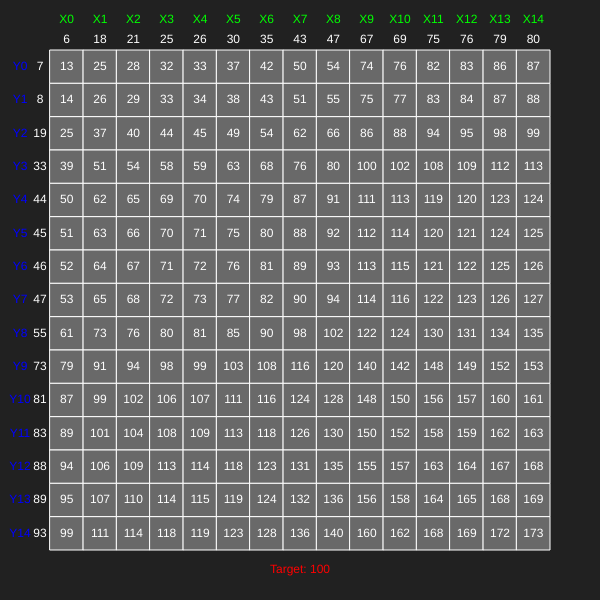
Frame 1 (no input)
Frame 60 (no input): identical to frame 1, image omitted
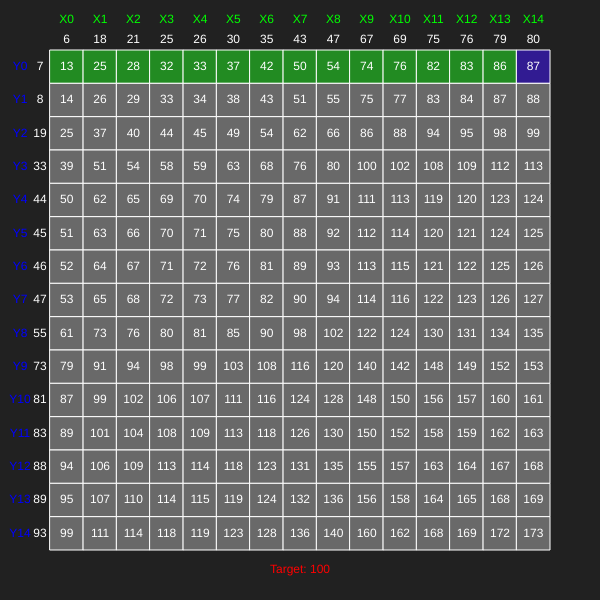
Frame 120 (the mouse pressed at the canvas centre since frame 60)

The p5.js sketch that drew these frames (run headless with seeded random() and noise() and a simulated clock; from frame 60 on, the mouse is pressed at the canvas centre):

// p5.js sketch
// ── sketch.js
function Cell(x, y, width, height, value) {
  this.x = x;
  this.y = y;
  this.width = width;
  this.height = height;
  this.value = value;

  this.state = -1;

  this.setState = (state) => this.state = state;

  this.draw = () => {
    stroke('#FFF');
    switch (this.state) {
      case 0:
        fill('#8b0000');
        break;
      case 1:
        fill('#03a9f4');
        break;
      case 2:
        fill('#228b22');
        break;
      case 3:
        fill('#311b92');
        break;
      case 4:
        fill('#ffc400');
        break;
      default:
        fill('#696969');
        break;
    }
    rect(this.x, this.y, this.width, this.height);
    textAlign(CENTER, CENTER);
    noStroke();
    fill('white');
    text(this.value, this.x + this.width / 2, this.y + this.height / 2);
  };
}

function Matrix(target) {
  this.offX = 50;
  this.offY = 50;
  this.width = 500;
  this.height = 500;

  this.x = new Array(int(random(5, 20)))
  .fill(0)
  .map(() => int(random(1, 100)));
  this.y = new Array(int(random(5, 20)))
  .fill(0)
  .map(() => int(random(1, 100)));

  this.orderArrays = () => {
    this.x.sort((a, b) => a - b);
    this.y.sort((a, b) => a - b);
  };

  this.spacingX = this.width / this.x.length;
  this.spacingY = this.height / this.y.length;

  this.cells = [];

  this.fillCells = () => {
    this.cells = [];
    this.y.forEach((yVal, yIdx) => {
      const y = yIdx * this.spacingY;
      const row = [];
      this.x.forEach((xVal, xIdx) => {
        const x = xIdx * this.spacingX;
        row.push(new Cell(x, y, this.spacingX, this.spacingY, xVal + yVal));
      });
      this.cells.push(row);
    });
  }

  this.fillCells();

  this.draw = () => {
    translate(this.offX, this.offY);
    this.cells.forEach(row => row.forEach(c => c.draw()));
    textAlign(CENTER, CENTER);
    this.x.forEach((num, idx) => {
      const x = idx * this.spacingX;
      fill(0, 255, 0);
      noStroke();
      text('X' + idx, x + this.spacingX / 2, - 30);
      fill(255);
      text(num, x + this.spacingX / 2, - 10);
    });
    this.y.forEach((num, idx) => {
      const y = idx * this.spacingY;
      fill(0, 0, 255);
      noStroke();
      text('Y' + idx, - 30, y + this.spacingY / 2);
      fill(255);
      text(num, - 10, y + this.spacingY / 2);
    });
    fill(255, 0, 0);
    text('Target: ' + target, this.width / 2, this.height + 20);
  }
}

function Solution(targVal, xIdx, yIdx) {
  this.xIndex = xIdx;
  this.yIndex = yIdx;
  this.res;
  this.target = targVal;
  this.updateRes = (val) => {
    if (this.res === undefined) this.res = val;
    if(Math.abs(this.target - val.value) < Math.abs((this.target - this.res.value))) {
      this.res = val;
    }
  };
  this.setDone = () => {
    this.res.setState(0);
  }
};

let myMatrix;
let target;
let solution;

function setup() {
  createCanvas(600, 600);
  target = 100; //int(random(50, 300))
  myMatrix = new Matrix(target);
  myMatrix.orderArrays();
  myMatrix.fillCells();
}

function draw() {
  background('#212121');
  myMatrix.draw();
}

let step = 0;

function mousePressed() {
  if (solution === undefined) {
    solution = new Solution(target, myMatrix.x.length, myMatrix.y.length);
  }
  algoritmo1(step, myMatrix.cells, target);
}

function algoritmo1(i, mat, targVal) {
  if (solution.xIndex === 0 || solution.yIndex === 0) {
    solution.setDone();
    return;
  }
  const currentRow = mat[i];
  const lastVal = currentRow[solution.xIndex - 1];
  if (lastVal.value < targVal) {
    currentRow.slice(0, solution.xIndex - 1).forEach(c => c.setState(2));
    lastVal.setState(3);
    if (solution.yIndex > 0) solution.yIndex -= 1;
    else solution.setDone();
    step++;
  } else if (lastVal.value > targVal) {
    mat.slice(mat.length - solution.yIndex + 1, mat.length)
      .forEach(row => {
        const lastCell = row[solution.xIndex - 1];
        lastCell.setState(1);
      });
    lastVal.setState(4);
    if (solution.xIndex > 0) solution.xIndex -= 1;
    else solution.setDone();
  } else { // They are equal
    lastVal.setState(0);
  }
  solution.updateRes(lastVal);
  console.log(solution)
}
